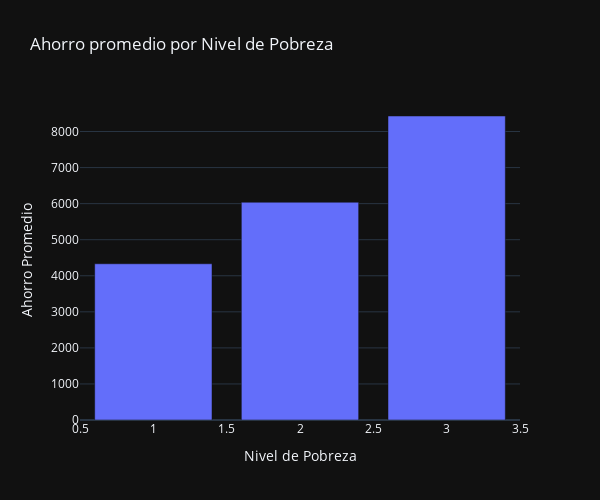

Here is the notebook cell this chart was saved with:
### Code cell
#Creamos el grafico
ahorro_promedio = ahorro_promedio.reset_index()
# Crear gráfico de barras
fig = px.bar(
    ahorro_promedio,
    x='POBREZA',  # Columna correcta para eje X
    y='AHORRO',  # Columna correcta para eje Y
    title="Ahorro promedio por Nivel de Pobreza",
    labels={'POBREZA': 'Nivel de Pobreza', 'AHORRO': 'Ahorro Promedio'},
    template='plotly_dark'
)

# Ajustar tamaño del gráfico
fig.update_layout(width=600, height=500)
fig.show()

### Figure 1 — Plotly figure (JSON) as saved in the notebook; plotly's stock layout.template omitted (floating-point values rounded to 4 significant figures)
{"data": [{"alignmentgroup": "True", "hovertemplate": "Nivel de Pobreza=%{x}<br>Ahorro Promedio=%{y}<extra></extra>", "legendgroup": "", "marker": {"color": "#636efa", "pattern": {"shape": ""}}, "name": "", "offsetgroup": "", "orientation": "v", "showlegend": false, "textposition": "auto", "type": "bar", "x": [1, 2, 3], "xaxis": "x", "y": [4332.0, 6039.0, 8430.0], "yaxis": "y"}], "layout": {"barmode": "relative", "height": 500, "legend": {"tracegroupgap": 0}, "title": {"text": "Ahorro promedio por Nivel de Pobreza"}, "width": 600, "xaxis": {"anchor": "y", "domain": [0, 1], "title": {"text": "Nivel de Pobreza"}}, "yaxis": {"anchor": "x", "domain": [0, 1], "title": {"text": "Ahorro Promedio"}}}}
